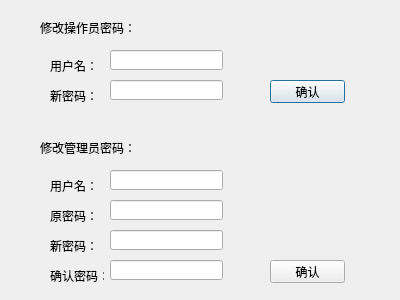
<?xml version="1.0" encoding="UTF-8"?>
<ui version="4.0">
 <class>Usrset</class>
 <widget class="QDialog" name="Usrset">
  <property name="geometry">
   <rect>
    <x>0</x>
    <y>0</y>
    <width>400</width>
    <height>300</height>
   </rect>
  </property>
  <property name="windowTitle">
   <string>用户设置</string>
  </property>
  <widget class="QLabel" name="label">
   <property name="geometry">
    <rect>
     <x>40</x>
     <y>20</y>
     <width>101</width>
     <height>16</height>
    </rect>
   </property>
   <property name="text">
    <string>修改操作员密码：</string>
   </property>
  </widget>
  <widget class="QLabel" name="label_2">
   <property name="geometry">
    <rect>
     <x>40</x>
     <y>140</y>
     <width>101</width>
     <height>16</height>
    </rect>
   </property>
   <property name="text">
    <string>修改管理员密码：</string>
   </property>
  </widget>
  <widget class="QLineEdit" name="usr_name">
   <property name="geometry">
    <rect>
     <x>110</x>
     <y>50</y>
     <width>113</width>
     <height>20</height>
    </rect>
   </property>
  </widget>
  <widget class="QLineEdit" name="usr_password">
   <property name="geometry">
    <rect>
     <x>110</x>
     <y>80</y>
     <width>113</width>
     <height>20</height>
    </rect>
   </property>
   <property name="echoMode">
    <enum>QLineEdit::Password</enum>
   </property>
  </widget>
  <widget class="QLineEdit" name="manager_name">
   <property name="geometry">
    <rect>
     <x>110</x>
     <y>170</y>
     <width>113</width>
     <height>20</height>
    </rect>
   </property>
  </widget>
  <widget class="QLineEdit" name="manager_password_old">
   <property name="geometry">
    <rect>
     <x>110</x>
     <y>200</y>
     <width>113</width>
     <height>20</height>
    </rect>
   </property>
   <property name="echoMode">
    <enum>QLineEdit::Password</enum>
   </property>
  </widget>
  <widget class="QPushButton" name="pushButton_usr">
   <property name="geometry">
    <rect>
     <x>270</x>
     <y>80</y>
     <width>75</width>
     <height>23</height>
    </rect>
   </property>
   <property name="text">
    <string>确认</string>
   </property>
  </widget>
  <widget class="QPushButton" name="pushButton_manager">
   <property name="geometry">
    <rect>
     <x>270</x>
     <y>260</y>
     <width>75</width>
     <height>23</height>
    </rect>
   </property>
   <property name="text">
    <string>确认</string>
   </property>
  </widget>
  <widget class="QLabel" name="label_4">
   <property name="geometry">
    <rect>
     <x>50</x>
     <y>60</y>
     <width>54</width>
     <height>12</height>
    </rect>
   </property>
   <property name="text">
    <string>用户名：</string>
   </property>
  </widget>
  <widget class="QLabel" name="label_5">
   <property name="geometry">
    <rect>
     <x>50</x>
     <y>180</y>
     <width>54</width>
     <height>12</height>
    </rect>
   </property>
   <property name="text">
    <string>用户名：</string>
   </property>
  </widget>
  <widget class="QLabel" name="label_6">
   <property name="geometry">
    <rect>
     <x>50</x>
     <y>90</y>
     <width>54</width>
     <height>12</height>
    </rect>
   </property>
   <property name="text">
    <string>新密码：</string>
   </property>
  </widget>
  <widget class="QLabel" name="label_7">
   <property name="geometry">
    <rect>
     <x>50</x>
     <y>210</y>
     <width>54</width>
     <height>12</height>
    </rect>
   </property>
   <property name="text">
    <string>原密码：</string>
   </property>
  </widget>
  <widget class="QLineEdit" name="manager_password_new">
   <property name="geometry">
    <rect>
     <x>110</x>
     <y>230</y>
     <width>113</width>
     <height>20</height>
    </rect>
   </property>
   <property name="echoMode">
    <enum>QLineEdit::Password</enum>
   </property>
  </widget>
  <widget class="QLabel" name="label_8">
   <property name="geometry">
    <rect>
     <x>50</x>
     <y>240</y>
     <width>54</width>
     <height>12</height>
    </rect>
   </property>
   <property name="text">
    <string>新密码：</string>
   </property>
  </widget>
  <widget class="QLabel" name="label_9">
   <property name="geometry">
    <rect>
     <x>50</x>
     <y>270</y>
     <width>54</width>
     <height>12</height>
    </rect>
   </property>
   <property name="text">
    <string>确认密码：</string>
   </property>
  </widget>
  <widget class="QLineEdit" name="manager_password_confirm">
   <property name="geometry">
    <rect>
     <x>110</x>
     <y>260</y>
     <width>113</width>
     <height>20</height>
    </rect>
   </property>
   <property name="echoMode">
    <enum>QLineEdit::Password</enum>
   </property>
  </widget>
 </widget>
 <resources/>
 <connections/>
</ui>
